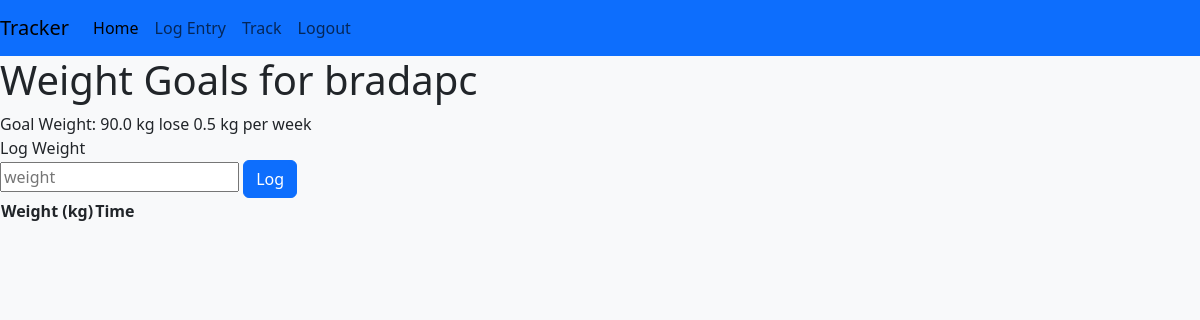
Before: /weight/log (signed in) with the older database file.
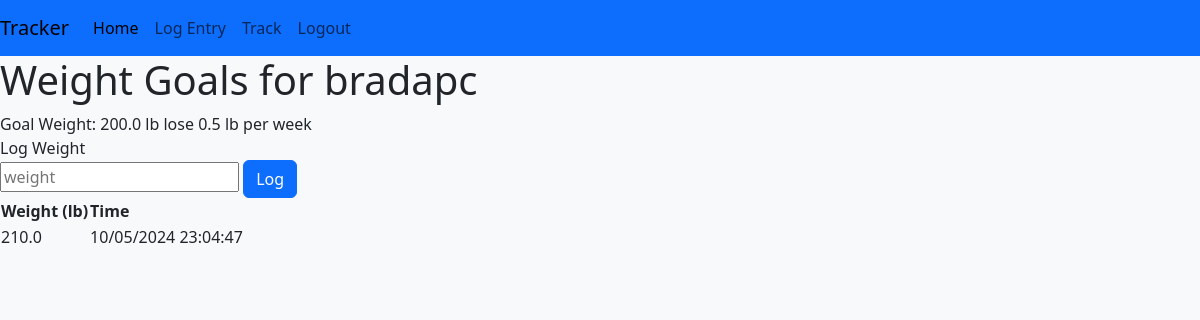
After: the same page with the newer database file.
### tables this page shows
CREATE TABLE "weight_goals" (
user_id INTEGER NOT NULL,
goal_weight REAL NOT NULL,
goal_step REAL NOT NULL,
height REAL NOT NULL,
goal_direction INTEGER NOT NULL
, units TEXT, time TEXT);

CREATE TABLE weight_log (
user_id INTEGER NOT NULL,
weight REAL NOT NULL,
time TEXT
);

### app.py (the view)
@app.route("/weight/log", methods=["GET", "POST"])
@login_required
def weight_log():
    weight_goals = weightGoalExists()
    if not weight_goals:
        return redirect("/weight")
    weight_log = getWeightLog()
    units = getUnits(weight_goals)
    if request.method == "POST":
        return redirect("/weight/log")
    else:
        return render_template("weight_log.html", user=session['user'], weight_goals=weight_goals, units=units, weight_log=weight_log)

### app.py (called while the page is built)
def login_required(f):
    @wraps(f)
    def decorated_function(*args, **kwargs):
        if session.get("user_id") is None:
            return redirect("/login")
        return f(*args, **kwargs)
    return decorated_function

def getUnits(weight_goals):
    units = {}
    if weight_goals['units'] == "metric":
        units['weight_unit'] = "kg"
        units['height_unit'] = "cm"
    elif weight_goals['units'] == "imperial":
        units['weight_unit'] = "lb"
        units['height_unit'] = "inches"
    return units

def weightGoalExists():
    con = sqlite3.connect("tracker.db")
    con.row_factory = sqlite3.Row
    cur = con.cursor()
    res = cur.execute("SELECT * FROM weight_goals WHERE user_id = ?", (session['user_id'],))
    res = res.fetchone()
    cur.close()
    con.close()
    return res

def getWeightLog():
    con = sqlite3.connect("tracker.db")
    cur = con.cursor()
    con.row_factory = sqlite3.Row
    cur.execute("SELECT * FROM weight_log WHERE user_id = ?", (session['user_id'],))
    weight_log = []
    weight_log = cur.fetchall()
    cur.close()
    con.close()
    return weight_log

### templates/weight_log.html (shortened to what this page needs)
{% extends "layout.html" %}
{% block body %}
    <h1>Weight Goals for {{ user }} </h1>
    {% if weight_goals %}
        <div class="goal-weight-container">
            <span>Goal Weight: {{ weight_goals.goal_weight }} {{ units.weight_unit }}</span>
            {% if (weight_goals.goal_direction > 0) %}
                <span>gain</span>
            {% elif (weight_goals.goal_direction < 0) %}
                <span>lose</span>
            {% endif %}
            <span>{{ weight_goals.goal_step }} {{ units.weight_unit }} per week</span>
        </div>
        <div class="goal-weight-log-entry">
            <span>Log Weight</span>
            <form action="/weight" method="post">
                <input type="text" placeholder="weight" name="weight-entry">
                <button type="submit" class="btn btn-primary">Log</button>
            </form>
        </div>
        <div class="weight-log">
            <table>
                <tr>
                    <th>Weight ({{ units.weight_unit }})</th>
                    <th>Time</th>
                </tr>
                {% for entry in weight_log %}
                <tr>
                    <td>{{ entry[1] }}</td>
                    <td> {{ entry[2] }}</td>
                </tr>
                {% endfor %}
            </table>
        </div>
    {% endif %}
{% endblock %}

### templates/layout.html (shortened to what this page needs)
<!DOCTYPE html>
<html lang="en">
    <head>
        {% block head %}
        <link href="/static/style.css" rel="stylesheet">
        <link href="https://cdn.jsdelivr.net/npm/bootstrap@5.3.3/dist/css/bootstrap.min.css" rel="stylesheet">
        {% endblock %}
    </head>
    <body class="bg-light">
        <nav class="navbar navbar-expand-lg navbar-light bg-primary">
            <a class="navbar-brand" href="#">Tracker</a>
            <div class="collapse navbar-collapse" id="navbarNavAltMarkup">
              <div class="navbar-nav">
                <a class="nav-item nav-link active" href="#">Home</a>
                <a class="nav-item nav-link" href="#">Log Entry</a>
                <a class="nav-item nav-link" href="#">Track</a>
                {% if  "user" in session %}
                <a class="nav-item nav-link" href="/logout">Logout</a>
                {% else %}
                <a class="nav-item nav-link" href="/login">Login</a>
                {% endif %}
              </div>
            </div>
          </nav>
        {% block body%} {% endblock %}
    </body>
</html>

Changed rows visible on the page:
changed weight_goals: goal_weight "90.0" → "200.0"
added weight_log: weight "210.0", time "10/05/2024 23:04:47"
Other visible differences:
{{ units.weight_unit }}: "kg" → "lb"
